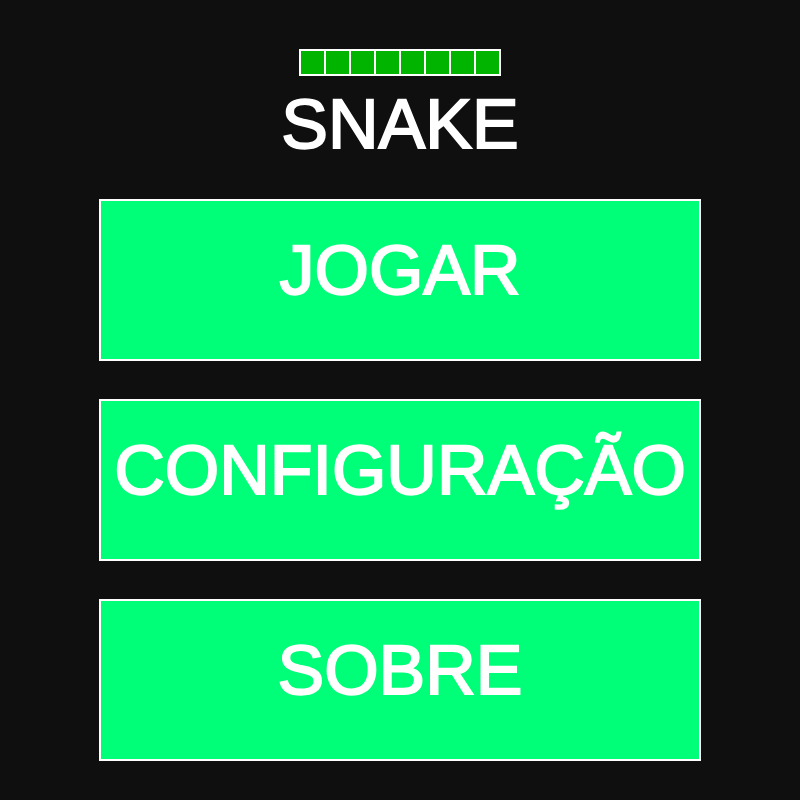
Frame 1 (no input)
Frame 60 (no input): identical to frame 1, image omitted
Frame 120 (the mouse pressed at the canvas centre since frame 60): identical to frame 1, image omitted

The p5.js sketch that drew this single still picture (run headless with seeded random() and noise() and a simulated clock; from frame 60 on, the mouse is pressed at the canvas centre):

// p5.js sketch
// ── sketch.js
let estado = "menu"
let width = 800
let height = 800
function setup() {
  createCanvas(width, height);
}

function draw() {
  background(15,15,15);
  //telas
  if (estado === "menu")
    TelaMenu ();
  else if (estado === "jogar")
    jogar();
  else if (estado === "config")
    config();
  else if (estado === "sobre")
    sobre();
  
}
function mousePressed (){
  if (estado === "menu")
    MouseMenu ();  
}

function TelaMenu (){
  //titulo
  stroke(255);
  strokeWeight(2);
  textAlign(CENTER)
  textSize(70)
  fill("white")
  text("SNAKE",width/8,height/6 - (height/10)/2,width - (width/4) ,height/5)
  
  fill(0,180,0)
  //cobra
for(let i=0; i<8; i++){
  rect(width/2 - width/8+ (i*25), height/16, 25, 25);
} 
  //jogar
  fill(0,255,120)
  rect(width/8,height/4,width - (width/4) ,height/5)
  textAlign(CENTER)
  textSize(70)
  fill("white")
  text("JOGAR",width/8,height/4 + (height/10)/2,width - (width/4) ,height/5)
  
  //config
  fill(0,255,120)
  rect(width/8,height/2,width - (width/4) ,height/5)
  textAlign(CENTER)
  textSize(70)
  fill("white")
  text("CONFIGURAÇÃO",width/8,height/2 + (height/10)/2,width - (width/4) ,height/5)
  
  //sobre
  fill(0,255,120)
  rect(width/8,height/4 + (height/2),width - (width/4) ,height/5)
  textAlign(CENTER)
  textSize(70)
  fill("white")
  text("SOBRE",width/8,height/4 + height/2 +(height/10)/2,width - (width/4) ,height/5)
  


}
  //mouse
function MouseMenu (){
  
  if(mouseX > width/8 && mouseX < width - width/8 && 
     mouseY > height/4 && mouseY < height/4 + height/5)
    estado = "jogar"
  else if (mouseX > width/8 && mouseX < width - width/8 && 
        mouseY > height/4 + (height/4) && mouseY < height/4 + (height/4) + height/5)
    estado = "config"
  else if (mouseX > width/8 && mouseX < width - width/8 && 
     mouseY > height/4 + (height/2)&& mouseY < height/4 + (height/2) + height/5)
    estado = "sobre"

  
  
  
  
}
function jogar (){
  fill ("red")
  rect (100,100,100,100)
  
}
function config (){
  fill ("yellow")
  rect (100,100,100,100)
  
}
function sobre (){
  fill ("green")
  rect (100,100,100,100)
}
